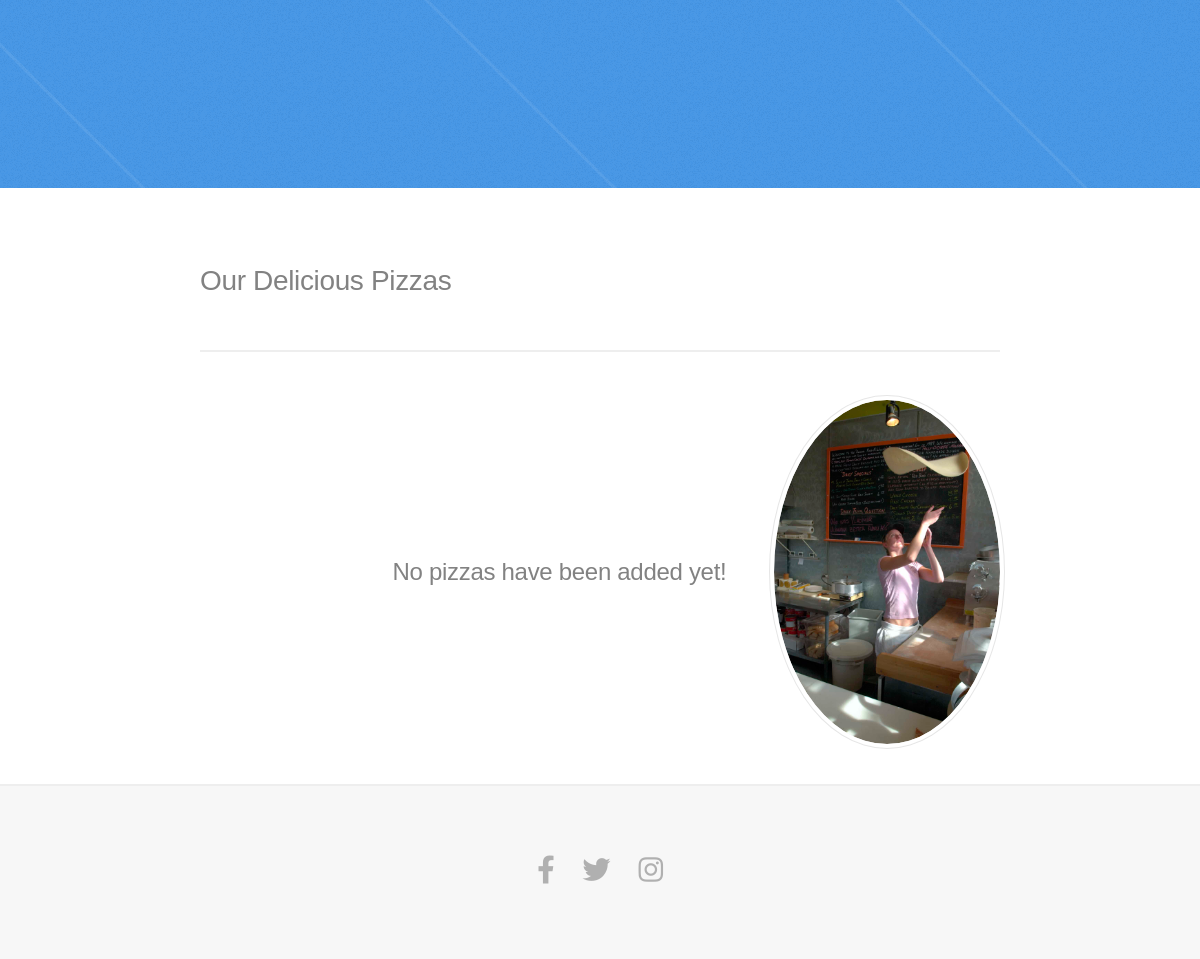
/pizzas/ (lower part), run on an earlier commit of the app's database.
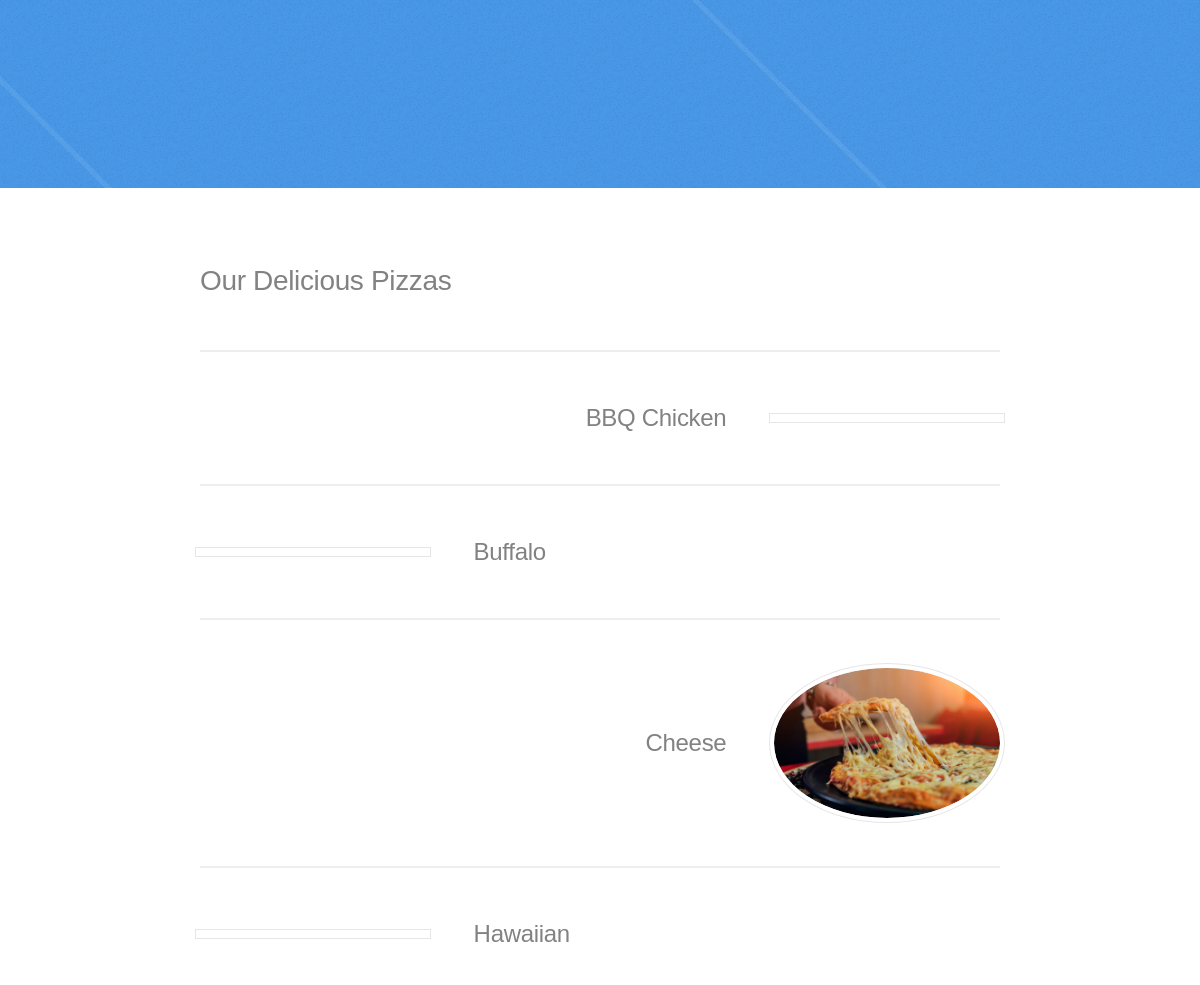
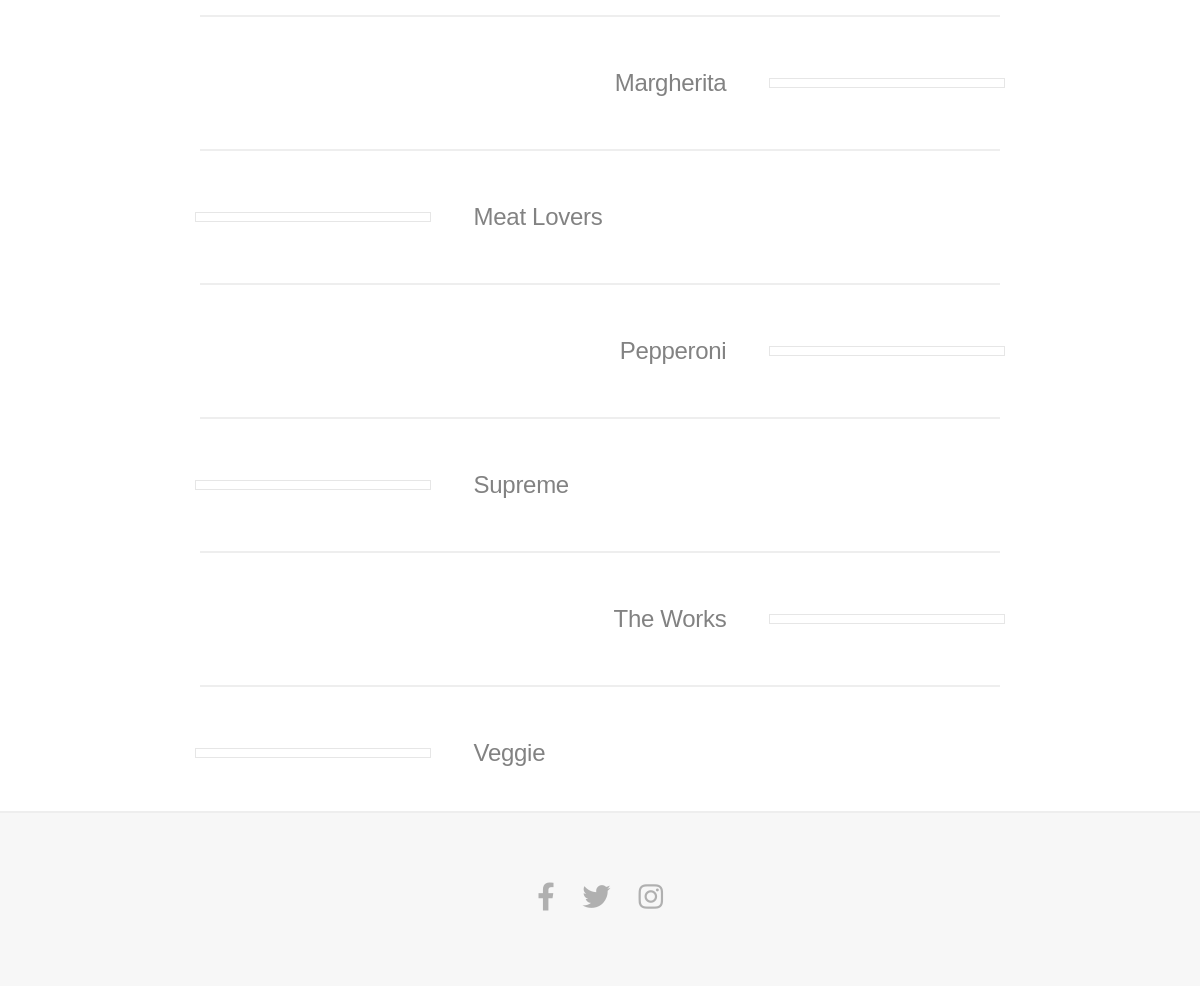
And on a later commit of the database (2 pictures, top to bottom).
### pizzas/models.py (models this page shows)
class Pizza(models.Model):
    name = models.CharField(max_length=256)
    data_added = models.DateTimeField(auto_now_add=True)
    def __str__(self):
        return self.name

### pizzas/views.py (the view)
# urls.py: path("pizzas/", views.pizzas, name="pizzas"),
def pizzas(request):
    pizzas = Pizza.objects.order_by("name")
    context = {"pizzas": pizzas}
    return render(request, "pizzas/pizzas.html", context)

### pizzas/templates/pizzas/pizzas.html (shortened to what this page needs)
{% block content %}
{% load static %}
<!DOCTYPE HTML>
<html>
	<head>
		<link rel="stylesheet" href="{% static 'assets/css/main.css' %}" />
	</head>
	<body class="is-preload">
			<header id="header">
			</header>
			<section id="two" class="wrapper">
				<div class="inner alt">
                    <h2>Our Delicious Pizzas</h2>
                    {% for pizza in pizzas %}
                    <section class="spotlight">
                        <div class="image"><a href="{% url 'pizzas:pizza' pizza.id %}"><img src="{% static 'images/pizzas/'|add:pizza.name|add:'.jpg' %}" alt="" /></a></div>
                        <div class="content">
                            <h3><a href="{% url 'pizzas:pizza' pizza.id %}">{{ pizza }}</a></h3>
                        </div>
                    </section>
                    {% empty %}
                    <section class="spotlight">
                        <div class="image"><a href="% url 'pizzas:index'"><img src="{% static 'images/pizza-spinning.jpg' %}" alt="" /></a></div>
                        <div class="content">
                            <h3>No pizzas have been added yet!</h3>
                        </div>
                    </section>
                    {% endfor %}
				</div>
			</section>
			<footer id="footer">
				<ul class="icons">
					<li><a href="#" class="icon brands fa-facebook-f"><span class="label">Facebook</span></a></li>
					<li><a href="#" class="icon brands fa-twitter"><span class="label">Twitter</span></a></li>
					<li><a href="#" class="icon brands fa-instagram"><span class="label">Instagram</span></a></li>
				</ul>
			</footer>
	</body>
</html>
{% endblock content %}

What changed in the data, as far as the page shows it:
added Pizza: name "BBQ Chicken"
added Pizza: name "Buffalo"
added Pizza: name (picture), name "Cheese"
added Pizza: name "Hawaiian"
added Pizza: name "Margherita"
added Pizza: name "Meat Lovers"
added Pizza: name "Pepperoni"
added Pizza: name "Supreme"
added Pizza: name "The Works"
added Pizza: name "Veggie"
Also different on the page:
text no longer shown: "No pizzas have been added yet!"
